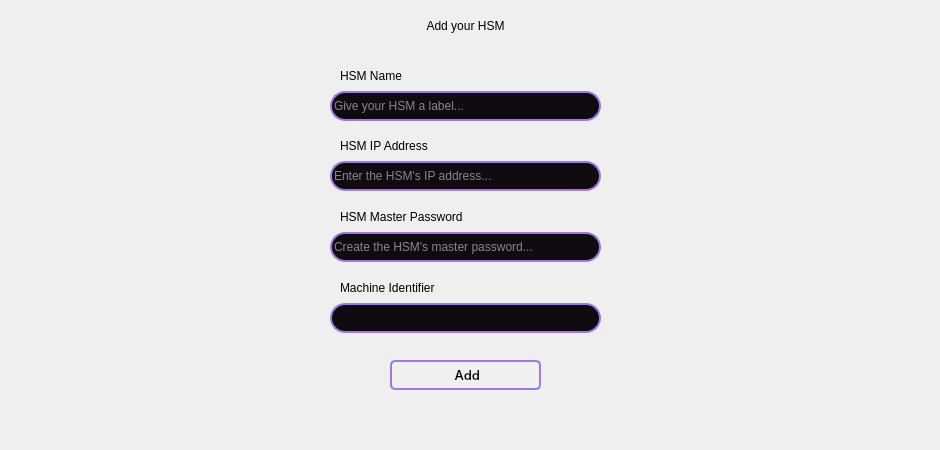
         <widget class="QWidget" name="hsmdetails">
          <widget class="QLineEdit" name="hsm_name">
           <property name="geometry">
            <rect>
             <x>330</x>
             <y>91</y>
             <width>271</width>
             <height>30</height>
            </rect>
           </property>
           <property name="minimumSize">
            <size>
             <width>0</width>
             <height>30</height>
            </size>
           </property>
           <property name="styleSheet">
            <string notr="true">background: solid rgb(16, 11, 16);
border: 2px solid rgb(157, 122, 222);
border-radius: 15px;
font: 600 10pt &quot;Inter Medium&quot;;
color: white;</string>
           </property>
           <property name="text">
            <string/>
           </property>
           <property name="maxLength">
            <number>15</number>
           </property>
           <property name="placeholderText">
            <string>Give your HSM a label...</string>
           </property>
          </widget>
          <widget class="QLabel" name="hsmnamelabel">
           <property name="geometry">
            <rect>
             <x>340</x>
             <y>60</y>
             <width>261</width>
             <height>31</height>
            </rect>
           </property>
           <property name="styleSheet">
            <string notr="true">font: 600 10pt &quot;Inter Medium&quot;;</string>
           </property>
           <property name="text">
            <string>HSM Name</string>
           </property>
          </widget>
          <widget class="QLabel" name="addhsmtitle">
           <property name="geometry">
            <rect>
             <x>0</x>
             <y>0</y>
             <width>931</width>
             <height>51</height>
            </rect>
           </property>
           <property name="styleSheet">
            <string notr="true">font: 600 16pt &quot;Inter Medium&quot;;</string>
           </property>
           <property name="text">
            <string>Add your HSM</string>
           </property>
           <property name="alignment">
            <set>Qt::AlignCenter</set>
           </property>
          </widget>
          <widget class="QLabel" name="hsmmasterpwlabel">
           <property name="geometry">
            <rect>
             <x>340</x>
             <y>201</y>
             <width>141</width>
             <height>31</height>
            </rect>
           </property>
           <property name="styleSheet">
            <string notr="true">font: 600 10pt &quot;Inter Medium&quot;;</string>
           </property>
           <property name="text">
            <string>HSM Master Password</string>
           </property>
          </widget>
          <widget class="QLineEdit" name="hsm_masterpw">
           <property name="geometry">
            <rect>
             <x>330</x>
             <y>232</y>
             <width>271</width>
             <height>30</height>
            </rect>
           </property>
           <property name="minimumSize">
            <size>
             <width>0</width>
             <height>30</height>
            </size>
           </property>
           <property name="styleSheet">
            <string notr="true">background: solid rgb(16, 11, 16);
border: 2px solid rgb(157, 122, 222);
border-radius: 15px;
font: 600 10pt &quot;Inter Medium&quot;;
color: white;</string>
           </property>
           <property name="text">
            <string/>
           </property>
           <property name="echoMode">
            <enum>QLineEdit::Password</enum>
           </property>
           <property name="placeholderText">
            <string>Create the HSM's master password...</string>
           </property>
          </widget>
          <widget class="QLineEdit" name="hsm_uuid">
           <property name="geometry">
            <rect>
             <x>330</x>
             <y>303</y>
             <width>271</width>
             <height>30</height>
            </rect>
           </property>
           <property name="minimumSize">
            <size>
             <width>0</width>
             <height>30</height>
            </size>
           </property>
           <property name="styleSheet">
            <string notr="true">background: solid rgb(16, 11, 16);
border: 2px solid rgb(157, 122, 222);
border-radius: 15px;
font: 600 10pt &quot;Inter Medium&quot;;
color: white;</string>
           </property>
           <property name="text">
            <string/>
           </property>
           <property name="readOnly">
            <bool>true</bool>
           </property>
           <property name="placeholderText">
            <string/>
           </property>
          </widget>
          <widget class="QLabel" name="hsmuuidlabel">
           <property name="geometry">
            <rect>
             <x>340</x>
             <y>272</y>
             <width>121</width>
             <height>31</height>
            </rect>
           </property>
           <property name="styleSheet">
            <string notr="true">font: 600 10pt &quot;Inter Medium&quot;;</string>
           </property>
           <property name="text">
            <string>Machine Identifier</string>
           </property>
          </widget>
          <widget class="QLineEdit" name="hsm_ip">
           <property name="geometry">
            <rect>
             <x>330</x>
             <y>161</y>
             <width>271</width>
             <height>30</height>
            </rect>
           </property>
           <property name="minimumSize">
            <size>
             <width>0</width>
             <height>30</height>
            </size>
           </property>
           <property name="styleSheet">
            <string notr="true">background: solid rgb(16, 11, 16);
border: 2px solid rgb(157, 122, 222);
border-radius: 15px;
font: 600 10pt &quot;Inter Medium&quot;;
color: white;</string>
           </property>
           <property name="text">
            <string/>
           </property>
           <property name="maxLength">
            <number>15</number>
           </property>
           <property name="placeholderText">
            <string>Enter the HSM's IP address...</string>
           </property>
          </widget>
          <widget class="QLabel" name="hsmiplabel">
           <property name="geometry">
            <rect>
             <x>340</x>
             <y>130</y>
             <width>111</width>
             <height>31</height>
            </rect>
           </property>
           <property name="styleSheet">
            <string notr="true">font: 600 10pt &quot;Inter Medium&quot;;</string>
           </property>
           <property name="text">
            <string>HSM IP Address</string>
           </property>
          </widget>
          <widget class="QPushButton" name="add_button">
           <property name="geometry">
            <rect>
             <x>390</x>
             <y>360</y>
             <width>151</width>
             <height>30</height>
            </rect>
           </property>
           <property name="minimumSize">
            <size>
             <width>150</width>
             <height>30</height>
            </size>
           </property>
           <property name="font">
            <font>
             <family>Inter Medium</family>
             <pointsize>10</pointsize>
             <italic>false</italic>
             <bold>false</bold>
            </font>
           </property>
           <property name="cursor">
            <cursorShape>PointingHandCursor</cursorShape>
           </property>
           <property name="styleSheet">
            <string notr="true">QPushButton {
	background-color: rgb(40, 27, 40);
	border: 2px solid rgb(157, 122, 222);
	background: solid;
	border-radius: 5px;
	font: 10pt &quot;Inter Medium&quot;;
}
QPushButton:hover {
	background-color: rgba(40, 27, 40, 170);
	border: 2px solid rgb(157, 122, 222);
	border-radius: 5px;
	font: 10pt &quot;Inter Medium&quot;;
}
QPushButton:pressed {	
	background-color: rgb(255, 243, 239);
	font: 10pt &quot;Inter Medium&quot;;
	icon: url(:/icons/images/icons/plus_purple.png);
	color: #9e77ed;
	border-radius: 5px;
}</string>
           </property>
           <property name="text">
            <string> Add</string>
           </property>
           <property name="icon">
            <iconset resource="resources.qrc">
             <normaloff>:/icons/images/icons/plus.png</normaloff>:/icons/images/icons/plus.png</iconset>
           </property>
          </widget>
          <widget class="QLabel" name="responselabel">
           <property name="geometry">
            <rect>
             <x>290</x>
             <y>400</y>
             <width>351</width>
             <height>41</height>
            </rect>
           </property>
           <property name="styleSheet">
            <string notr="true">color: rgb(113, 126, 149);</string>
           </property>
           <property name="lineWidth">
            <number>1</number>
           </property>
           <property name="text">
            <string/>
           </property>
           <property name="alignment">
            <set>Qt::AlignCenter</set>
           </property>
          </widget>
         </widget>
